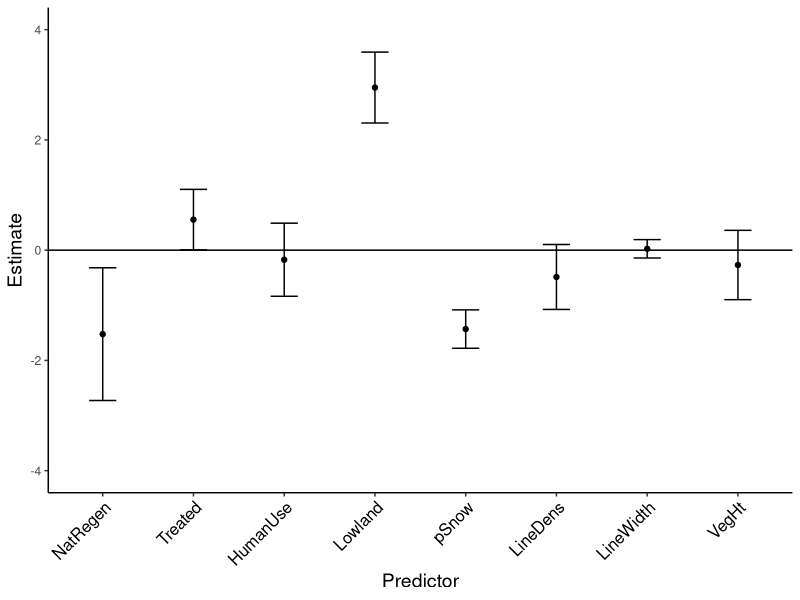
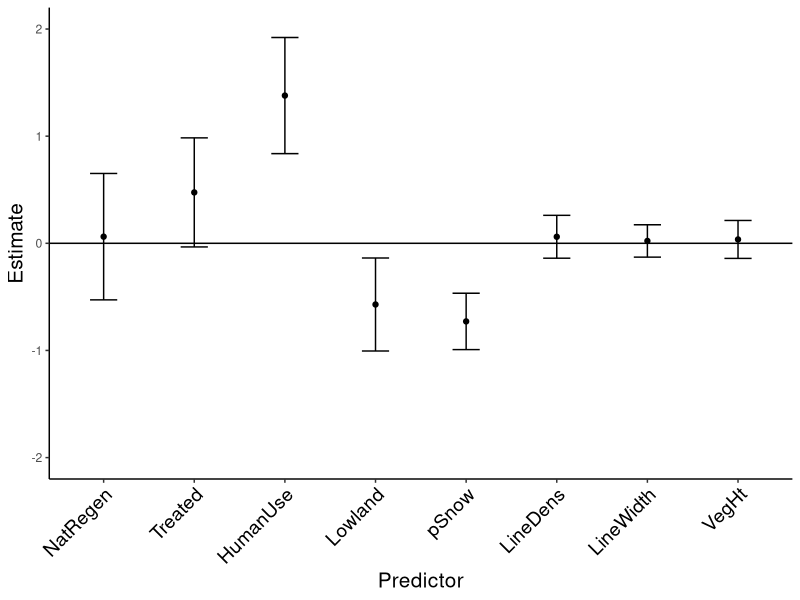
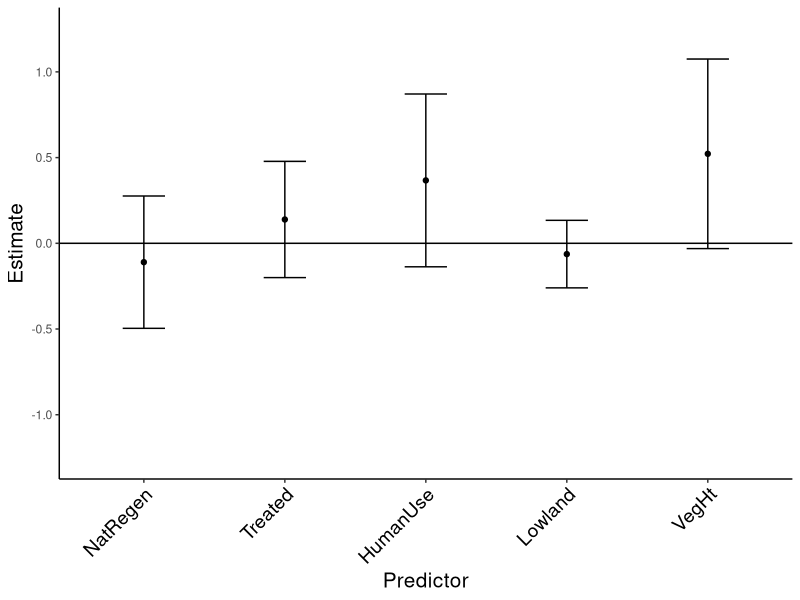
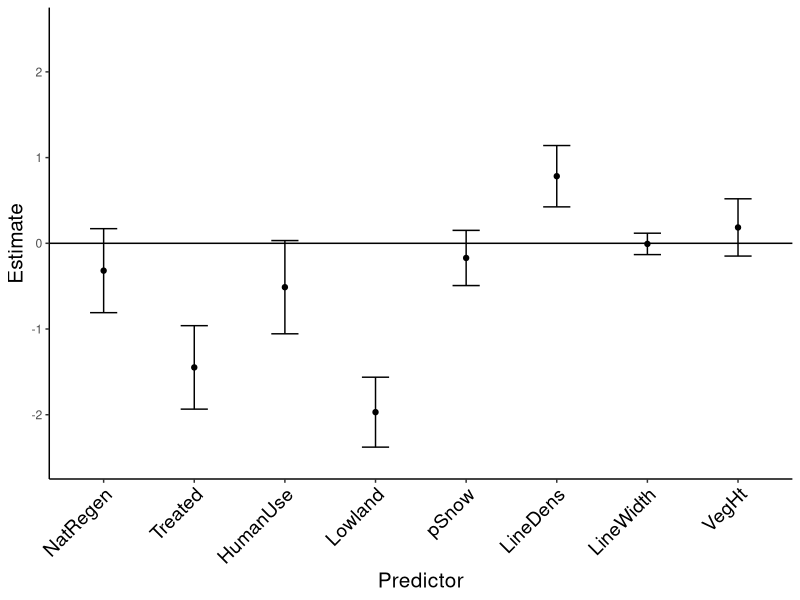
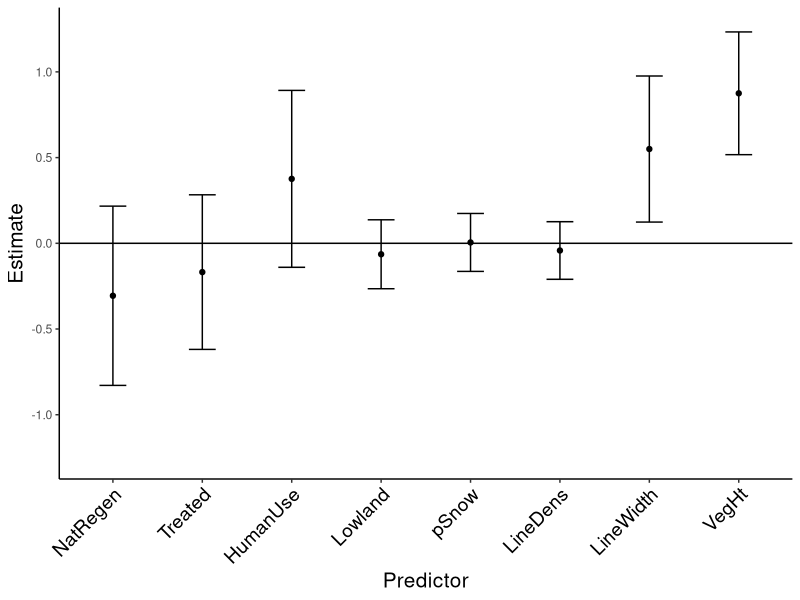

Reproduce these figures in R, in order.
#############################################
## EstimatePlots_SE_Ch1.R
## Plotting predictor estimates with their SE, instead of CI
## Using model averaging outputs from the each species .Rmd file (Ch1_models_SPECIES.Rmd)
## June 4, 2018
############################################

library(ggplot2)

## Caribou
Caribou <- as.data.frame(c("NatRegen", "Treated", "HumanUse", "Lowland", "pSnow", "LineDens", "LineWidth", "VegHt"))
colnames(Caribou) <- "Predictor"

#Estimates
Caribou$Estimate <- c(-1.523, 0.554, -0.173, 2.950, -1.431, -0.486, 0.025, -0.269)
Caribou$StdError <- c(1.204, 0.549, 0.663, 0.643, 0.348, 0.589, 0.167, 0.629)

ggplot(data = Caribou, aes( x = Predictor, y = Estimate)) + geom_point() + geom_errorbar(aes(ymin= Estimate - StdError, ymax = Estimate + StdError, width = 0.3))+ geom_hline(yintercept = 0) + scale_x_discrete(limits=c("NatRegen", "Treated", "HumanUse", "Lowland", "pSnow", "LineDens", "LineWidth", "VegHt"))+theme_classic() + theme(axis.text.x = element_text(angle = 45, hjust = 1, colour = "black", size = 12)) + theme(axis.title.x = element_text(angle = 0, colour = "black", size = 14)) + theme(axis.title.y = element_text(angle = 90, colour = "black", size = 14)) + theme(strip.text = element_text(colour = "black", size = 14)) + scale_y_continuous(limits = c(-4, 4))

## Wolf
Wolf <- as.data.frame(c("NatRegen", "Treated", "HumanUse", "Lowland", "pSnow", "LineDens", "LineWidth", "VegHt"))
colnames(Wolf) <- "Predictor"

#Estimates
Wolf$Estimate <- c(0.062, 0.475, 1.379, -0.571, -0.729, 0.061, 0.022, 0.036)
Wolf$StdError <- c(0.590, 0.509, 0.542, 0.434, 0.263, 0.200, 0.151, 0.177)

ggplot(data = Wolf, aes( x = Predictor, y = Estimate)) + geom_point() + geom_errorbar(aes(ymin= Estimate - StdError, ymax = Estimate + StdError, width = 0.3))+ geom_hline(yintercept = 0) + scale_x_discrete(limits=c("NatRegen", "Treated", "HumanUse", "Lowland", "pSnow", "LineDens", "LineWidth", "VegHt"))+theme_classic() + theme(axis.text.x = element_text(angle = 45, hjust = 1, colour = "black", size = 14)) + theme(axis.title.x = element_text(angle = 0, colour = "black", size = 15)) + theme(axis.title.y = element_text(angle = 90, colour = "black", size = 15)) + theme(strip.text = element_text(colour = "black", size = 14)) + scale_y_continuous(limits = c(-2, 2))

## Blackbear
Blackbear <- as.data.frame(c("NatRegen", "Treated", "HumanUse", "Lowland", "VegHt"))
colnames(Blackbear) <- "Predictor"

#Estimates
Blackbear$Estimate <- c(-0.110, 0.139, 0.367, -0.063, 0.522)
Blackbear$StdError <- c(0.386, 0.339, 0.504, 0.197, 0.553)

ggplot(data = Blackbear, aes( x = Predictor, y = Estimate)) + geom_point() + geom_errorbar(aes(ymin= Estimate - StdError, ymax = Estimate + StdError, width = 0.3))+ geom_hline(yintercept = 0) + scale_x_discrete(limits=c("NatRegen", "Treated", "HumanUse", "Lowland", "VegHt"))+theme_classic() + theme(axis.text.x = element_text(angle = 45, hjust = 1, colour = "black", size = 14)) + theme(axis.title.x = element_text(angle = 0, colour = "black", size = 15)) + theme(axis.title.y = element_text(angle = 90, colour = "black", size = 15)) + theme(strip.text = element_text(colour = "black", size = 14)) + scale_y_continuous(limits = c(-1.25, 1.25))

## WTD
WTD <- as.data.frame(c("NatRegen", "Treated", "HumanUse", "Lowland", "pSnow", "LineDens", "LineWidth", "VegHt"))
colnames(WTD) <- "Predictor"

#Estimates
WTD$Estimate <- c(-0.319, -1.448, -0.512, -1.970, -0.171, 0.783, -0.007, 0.185)
WTD$StdError <- c(0.490, 0.487, 0.544, 0.408, 0.322, 0.358, 0.125, 0.334)

ggplot(data = WTD, aes( x = Predictor, y = Estimate)) + geom_point() + geom_errorbar(aes(ymin= Estimate - StdError, ymax = Estimate + StdError, width = 0.3))+ geom_hline(yintercept = 0) + scale_x_discrete(limits=c("NatRegen", "Treated", "HumanUse", "Lowland", "pSnow", "LineDens", "LineWidth", "VegHt"))+theme_classic() + theme(axis.text.x = element_text(angle = 45, hjust = 1, colour = "black", size = 14)) + theme(axis.title.x = element_text(angle = 0, colour = "black", size = 15)) + theme(axis.title.y = element_text(angle = 90, colour = "black", size = 15)) + theme(strip.text = element_text(colour = "black", size = 14)) + scale_y_continuous(limits = c(-2.5, 2.5))

##Moose
Moose <- as.data.frame(c("NatRegen", "Treated", "HumanUse", "Lowland", "pSnow", "LineDens", "LineWidth", "VegHt"))
colnames(Moose) <- "Predictor"

#Estimates
Moose$Estimate <- c(-0.306, -0.168, 0.376, -0.064, 0.005, -0.042, 0.550, 0.875)
Moose$StdError <- c(0.523, 0.451, 0.516, 0.201, 0.169, 0.168, 0.426, 0.358)

ggplot(data = Moose, aes( x = Predictor, y = Estimate)) + geom_point() + geom_errorbar(aes(ymin= Estimate - StdError, ymax = Estimate + StdError, width = 0.3))+ geom_hline(yintercept = 0) + scale_x_discrete(limits=c("NatRegen", "Treated", "HumanUse", "Lowland", "pSnow", "LineDens", "LineWidth", "VegHt"))+theme_classic() + theme(axis.text.x = element_text(angle = 45, hjust = 1, colour = "black", size = 14)) + theme(axis.title.x = element_text(angle = 0, colour = "black", size = 15)) + theme(axis.title.y = element_text(angle = 90, colour = "black", size = 15)) + theme(strip.text = element_text(colour = "black", size = 14)) + scale_y_continuous(limits = c(-1.25, 1.25))


